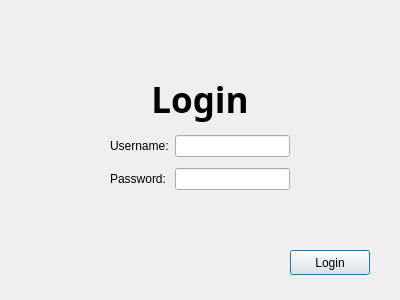
<?xml version="1.0" encoding="UTF-8"?>
<ui version="4.0">
 <class>login</class>
 <widget class="QDialog" name="login">
  <property name="geometry">
   <rect>
    <x>0</x>
    <y>0</y>
    <width>400</width>
    <height>300</height>
   </rect>
  </property>
  <property name="windowTitle">
   <string>Dialog</string>
  </property>
  <widget class="QPushButton" name="loginButton">
   <property name="geometry">
    <rect>
     <x>290</x>
     <y>250</y>
     <width>80</width>
     <height>25</height>
    </rect>
   </property>
   <property name="text">
    <string>Login</string>
   </property>
  </widget>
  <widget class="QWidget" name="layoutWidget">
   <property name="geometry">
    <rect>
     <x>110</x>
     <y>70</y>
     <width>180</width>
     <height>128</height>
    </rect>
   </property>
   <layout class="QGridLayout" name="gridLayout">
    <item row="2" column="1">
     <widget class="QLineEdit" name="password">
      <property name="echoMode">
       <enum>QLineEdit::Password</enum>
      </property>
     </widget>
    </item>
    <item row="1" column="1">
     <widget class="QLineEdit" name="username"/>
    </item>
    <item row="0" column="0" colspan="2">
     <widget class="QLabel" name="label">
      <property name="sizePolicy">
       <sizepolicy hsizetype="Preferred" vsizetype="Fixed">
        <horstretch>0</horstretch>
        <verstretch>0</verstretch>
       </sizepolicy>
      </property>
      <property name="font">
       <font>
        <family>Bahnschrift Condensed</family>
        <pointsize>26</pointsize>
        <weight>75</weight>
        <bold>true</bold>
       </font>
      </property>
      <property name="text">
       <string>Login</string>
      </property>
      <property name="alignment">
       <set>Qt::AlignCenter</set>
      </property>
     </widget>
    </item>
    <item row="2" column="0">
     <widget class="QLabel" name="label_3">
      <property name="text">
       <string>Password:</string>
      </property>
     </widget>
    </item>
    <item row="1" column="0">
     <widget class="QLabel" name="label_2">
      <property name="text">
       <string>Username:</string>
      </property>
     </widget>
    </item>
   </layout>
  </widget>
 </widget>
 <resources/>
 <connections/>
</ui>
